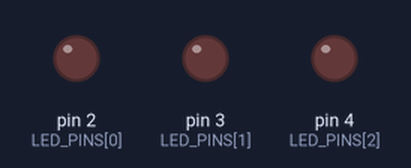
Bench run of a sketch on a simulated Arduino Uno, built with avr-gcc and run on an emulated ATmega328P. Parts: output pins drawn as LEDs (lit = HIGH).

Above: at 0.1 s.
At 1.6 s:
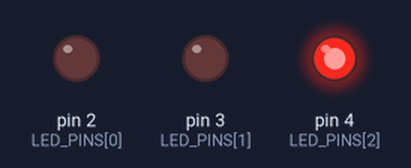
At 2.6 s:
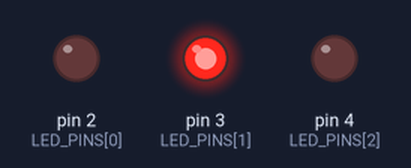
At 3.6 s:
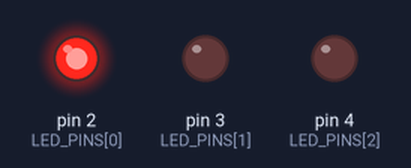
Timing chart, 0 to 3.7 s (numbered marks = the images above):
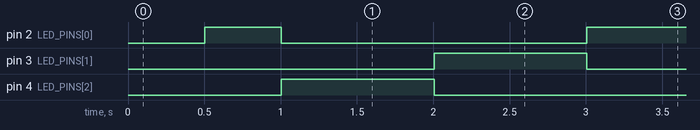

Measured:
- by itself, pin 2 (LED_PINS[0]): LOW → HIGH at 0.50 s, → LOW 0.50 s later, → HIGH 2.0 s later
- by itself, pin 3 (LED_PINS[1]): LOW → HIGH at 2.0 s, → LOW 1.0 s later
- by itself, pin 4 (LED_PINS[2]): LOW → HIGH at 1.0 s, → LOW 1.0 s later

The sketch:

charlieplexing.ino
```cpp
#include <Arduino.h>

//constants
#define LED_DELAY 500

//declaration
int LED_PINS[] = { 2, 3, 4 };
int i = 0, j = 0;
unsigned long startmillis , currentmillis;
bool led_status[6];

//setup
void setup() {

  for (int a=0; a<6 ; a++) { // setting leds to off
    led_status[a] = false;
  }

  startmillis = millis(); // starting timer

}

//serial for led starts from 0
void lightled(int serial) { // to control lighting of individual led
  if (serial/2 == 0){
    pinMode(LED_PINS[0] , OUTPUT);
    pinMode(LED_PINS[1] , OUTPUT);
    pinMode(LED_PINS[2] , INPUT);

    if (serial%2 ==0) {
      digitalWrite(LED_PINS[0], HIGH);
      digitalWrite(LED_PINS[1], LOW);
    }
    else {
      digitalWrite(LED_PINS[1], HIGH);
      digitalWrite(LED_PINS[0], LOW);
    }
  }
  else if (serial/2 == 1) {
    pinMode(LED_PINS[0] , INPUT);
    pinMode(LED_PINS[1] , OUTPUT);
    pinMode(LED_PINS[2] , OUTPUT);

    if (serial%2 ==0) {
      digitalWrite(LED_PINS[1], HIGH);
      digitalWrite(LED_PINS[2], LOW);
    }
    else {
      digitalWrite(LED_PINS[2], HIGH);
      digitalWrite(LED_PINS[1], LOW);
    }

  }
  else {
    pinMode(LED_PINS[0] , OUTPUT);
    pinMode(LED_PINS[1] , INPUT);
    pinMode(LED_PINS[2] , OUTPUT);

      if (serial%2 ==0) {
      digitalWrite(LED_PINS[2], HIGH);
      digitalWrite(LED_PINS[0], LOW);
    }
    else {
      digitalWrite(LED_PINS[0], HIGH);
      digitalWrite(LED_PINS[2], LOW);
    }
  }
}

void ledcycle(){ //main led pattern logic
  for (int k=0; k<6 ; k++) { //cycling led's that are on
    if (led_status[k] == true) {
      lightled(k);
    }
  }

  currentmillis = millis();

  if (currentmillis - startmillis > LED_DELAY) { // checking for led's to change
    if ( i < 6) {
      if ( j < 6-i) {
        if (j != 0) {
          led_status[6-j] = false; // turning off last led
        }
        led_status[5-j] = true;
        startmillis = millis();
        j++;
      }
      else { // j loop is completed
      j=0;
      i++;
      }
    }
    else { //restarting loop
      i=0;
      j=0;
      for (int a=0; a<6 ; a++) {
        led_status[a] = false;
      }
    }
  }

}


// main loop
void loop() {
  ledcycle();
}
```
